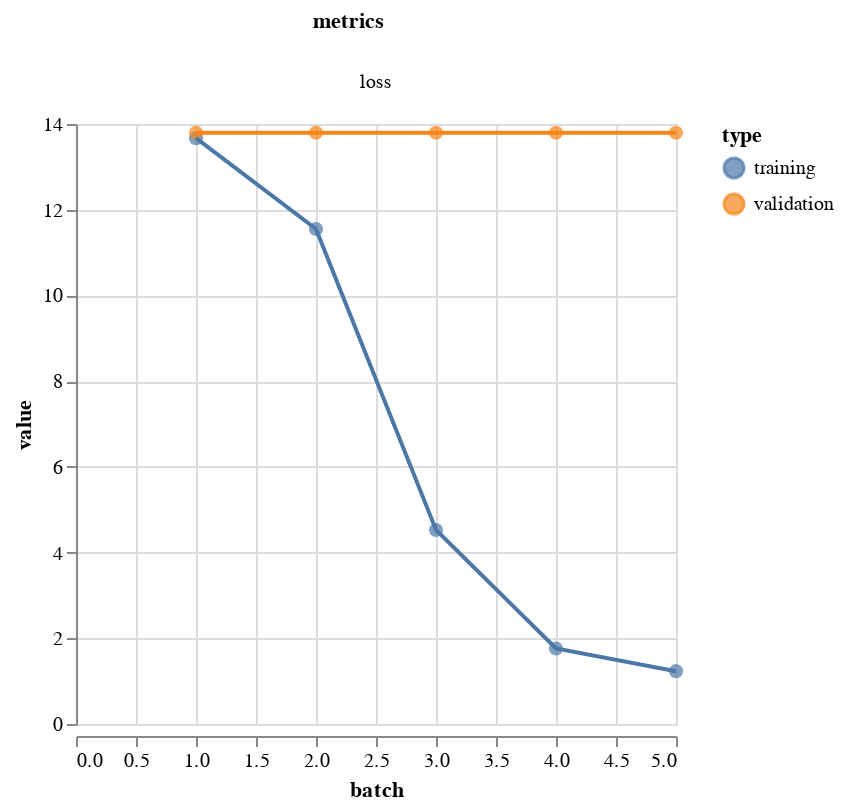

Notebook code for this chart:
### Code cell
vis.metrics(output.history)

### Figure 1 — Vega-Lite specification as saved in the notebook (floating-point values rounded to 4 significant figures)
{"$schema": "https://vega.github.io/schema/vega-lite/v3.4.0.json", "config": {"mark": {"tooltip": null}, "view": {"height": 300, "width": 400}}, "data": {"name": "data-a6fd2c967aba387e01138978e9f74e01"}, "datasets": {"data-a6fd2c967aba387e01138978e9f74e01": [{"batch": 1, "metrics": "loss", "type": "training", "value": 13.67}, {"batch": 2, "metrics": "loss", "type": "training", "value": 11.55}, {"batch": 3, "metrics": "loss", "type": "training", "value": 4.527}, {"batch": 4, "metrics": "loss", "type": "training", "value": 1.763}, {"batch": 5, "metrics": "loss", "type": "training", "value": 1.233}, {"batch": 1, "metrics": "loss", "type": "validation", "value": 13.8}, {"batch": 2, "metrics": "loss", "type": "validation", "value": 13.8}, {"batch": 3, "metrics": "loss", "type": "validation", "value": 13.8}, {"batch": 4, "metrics": "loss", "type": "validation", "value": 13.8}, {"batch": 5, "metrics": "loss", "type": "validation", "value": 13.8}]}, "facet": {"column": {"field": "metrics", "type": "nominal"}}, "resolve": {"scale": {"y": "independent"}}, "spec": {"layer": [{"encoding": {"color": {"field": "type", "type": "nominal"}, "tooltip": [{"field": "batch", "type": "quantitative"}, {"field": "value", "type": "quantitative"}], "x": {"field": "batch", "type": "quantitative"}, "y": {"field": "value", "type": "quantitative"}}, "height": 300, "mark": {"size": 50, "type": "circle"}, "width": 300}, {"encoding": {"color": {"field": "type", "type": "nominal"}, "x": {"field": "batch", "type": "quantitative"}, "y": {"field": "value", "type": "quantitative"}}, "height": 300, "mark": "line", "width": 300}]}}
